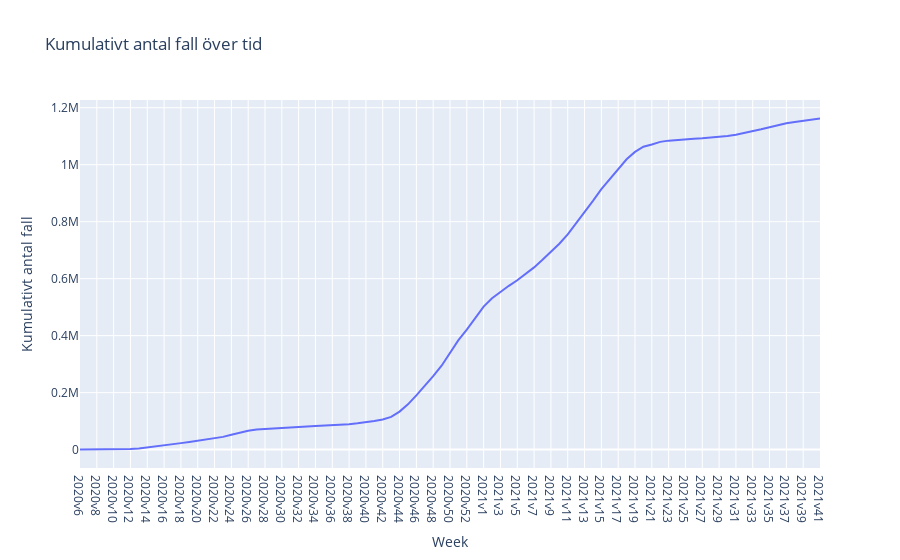

Notebook code for this chart:
### Code cell
fig = px.line(covid19_cases, x="Vecka", y="Kum_antal_fall", title="Kumulativt antal fall över tid",
            labels={"Vecka": "Week", "Kum_antal_fall": "Kumulativt antal fall"})
fig.update_layout(hovermode="x")
fig.update_xaxes(
    showspikes=True,
    spikedash="solid"
)
fig.show()
fig.write_html("visualizations/CumulativeCasesPerWeek.html")

### Figure 1 — Plotly figure (JSON) as saved in the notebook; plotly's stock layout.template omitted (floating-point values rounded to 4 significant figures)
{"data": [{"hovertemplate": "Week=%{x}<br>Kumulativt antal fall=%{y}<extra></extra>", "legendgroup": "", "line": {"color": "#636efa", "dash": "solid"}, "marker": {"symbol": "circle"}, "mode": "lines", "name": "", "orientation": "v", "showlegend": false, "type": "scatter", "x": ["2020v6", "2020v7", "2020v8", "2020v9", "2020v10", "2020v11", "2020v12", "2020v13", "2020v14", "2020v15", "2020v16", "2020v17", "2020v18", "2020v19", "2020v20", "2020v21", "2020v22", "2020v23", "2020v24", "2020v25", "2020v26", "2020v27", "2020v28", "2020v29", "2020v30", "2020v31", "2020v32", "2020v33", "2020v34", "2020v35", "2020v36", "2020v37", "2020v38", "2020v39", "2020v40", "2020v41", "2020v42", "2020v43", "2020v44", "2020v45", "2020v46", "2020v47", "2020v48", "2020v49", "2020v50", "2020v51", "2020v52", "2020v53", "2021v1", "2021v2", "2021v3", "2021v4", "2021v5", "2021v6", "2021v7", "2021v8", "2021v9", "2021v10", "2021v11", "2021v12", "2021v13", "2021v14", "2021v15", "2021v16", "2021v17", "2021v18", "2021v19", "2021v20", "2021v21", "2021v22", "2021v23", "2021v24", "2021v25", "2021v26", "2021v27", "2021v28", "2021v29", "2021v30", "2021v31", "2021v32", "2021v33", "2021v34", "2021v35", "2021v36", "2021v37", "2021v38", "2021v39", "2021v40", "2021v41"], "xaxis": "x", "y": [1, 1, 1, 14, 225, 1063, 1987, 3944, 7173, 10913, 14665, 18868, 22700, 26853, 30722, 34381, 38661, 44682, 51805, 58878, 66333, 70612, 72791, 74413, 75729, 77285, 79299, 81351, 83038, 84238, 85570, 87162, 89242, 92161, 95803, 100081, 105701, 114856, 133330, 158735, 190054, 221998, 257558, 294395, 338026, 384203, 421337, 462660, 502115, 531057, 554287, 574947, 594552, 615835, 639450, 666140, 693888, 722443, 755476, 793357, 831743, 872890, 913928, 949960, 985266, 1018946, 1044862, 1063031, 1071005, 1080099, 1084493, 1087341, 1089323, 1091192, 1092706, 1094587, 1097249, 1100708, 1105316, 1111136, 1117602, 1124290, 1131526, 1139498, 1145764, 1150062, 1154303, 1158444, 1162506], "yaxis": "y"}], "layout": {"hovermode": "x", "legend": {"tracegroupgap": 0}, "title": {"text": "Kumulativt antal fall över tid"}, "xaxis": {"anchor": "y", "domain": [0, 1], "showspikes": true, "spikedash": "solid", "title": {"text": "Week"}}, "yaxis": {"anchor": "x", "domain": [0, 1], "title": {"text": "Kumulativt antal fall"}}}}
